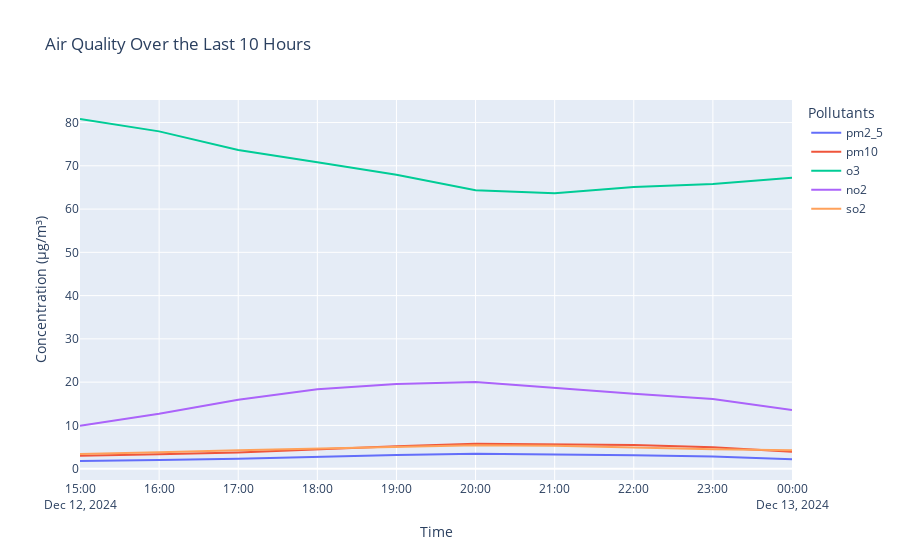

Write notebook code for a chart like this one.
### Markdown cell above
# -----------------------------------------------
# Section 5: Time Series Analysis
# -----------------------------------------------
# Interactive graph of pollutant levels over time

### Code cell
def plot_time_series(data):
    fig = px.line(
        data.reset_index(),
        x='timestamp',
        y=['pm2_5', 'pm10', 'o3', 'no2', 'so2'],
        title='Air Quality Over the Last 10 Hours',
        labels={'value': 'Concentration (µg/m³)', 'timestamp': 'Time'},
    )
    fig.update_layout(legend_title_text='Pollutants')
    fig.show()

plot_time_series(data)

### Figure 1 — Plotly figure (JSON) as saved in the notebook; plotly's stock layout.template omitted (floating-point values rounded to 4 significant figures)
{"data": [{"hovertemplate": "variable=pm2_5<br>Time=%{x}<br>Concentration (µg/m³)=%{y}<extra></extra>", "legendgroup": "pm2_5", "line": {"color": "#636efa", "dash": "solid"}, "marker": {"symbol": "circle"}, "mode": "lines", "name": "pm2_5", "orientation": "v", "showlegend": true, "type": "scatter", "x": ["2024-12-13T00:00:00", "2024-12-12T23:00:00", "2024-12-12T22:00:00", "2024-12-12T21:00:00", "2024-12-12T20:00:00", "2024-12-12T19:00:00", "2024-12-12T18:00:00", "2024-12-12T17:00:00", "2024-12-12T16:00:00", "2024-12-12T15:00:00"], "xaxis": "x", "y": [2.15, 2.8, 3.09, 3.25, 3.44, 3.14, 2.7, 2.3, 2.03, 1.77], "yaxis": "y"}, {"hovertemplate": "variable=pm10<br>Time=%{x}<br>Concentration (µg/m³)=%{y}<extra></extra>", "legendgroup": "pm10", "line": {"color": "#EF553B", "dash": "solid"}, "marker": {"symbol": "circle"}, "mode": "lines", "name": "pm10", "orientation": "v", "showlegend": true, "type": "scatter", "x": ["2024-12-13T00:00:00", "2024-12-12T23:00:00", "2024-12-12T22:00:00", "2024-12-12T21:00:00", "2024-12-12T20:00:00", "2024-12-12T19:00:00", "2024-12-12T18:00:00", "2024-12-12T17:00:00", "2024-12-12T16:00:00", "2024-12-12T15:00:00"], "xaxis": "x", "y": [3.88, 4.97, 5.48, 5.63, 5.78, 5.16, 4.38, 3.73, 3.34, 2.96], "yaxis": "y"}, {"hovertemplate": "variable=o3<br>Time=%{x}<br>Concentration (µg/m³)=%{y}<extra></extra>", "legendgroup": "o3", "line": {"color": "#00cc96", "dash": "solid"}, "marker": {"symbol": "circle"}, "mode": "lines", "name": "o3", "orientation": "v", "showlegend": true, "type": "scatter", "x": ["2024-12-13T00:00:00", "2024-12-12T23:00:00", "2024-12-12T22:00:00", "2024-12-12T21:00:00", "2024-12-12T20:00:00", "2024-12-12T19:00:00", "2024-12-12T18:00:00", "2024-12-12T17:00:00", "2024-12-12T16:00:00", "2024-12-12T15:00:00"], "xaxis": "x", "y": [67.23, 65.8, 65.09, 63.66, 64.37, 67.95, 70.81, 73.67, 77.96, 80.82], "yaxis": "y"}, {"hovertemplate": "variable=no2<br>Time=%{x}<br>Concentration (µg/m³)=%{y}<extra></extra>", "legendgroup": "no2", "line": {"color": "#ab63fa", "dash": "solid"}, "marker": {"symbol": "circle"}, "mode": "lines", "name": "no2", "orientation": "v", "showlegend": true, "type": "scatter", "x": ["2024-12-13T00:00:00", "2024-12-12T23:00:00", "2024-12-12T22:00:00", "2024-12-12T21:00:00", "2024-12-12T20:00:00", "2024-12-12T19:00:00", "2024-12-12T18:00:00", "2024-12-12T17:00:00", "2024-12-12T16:00:00", "2024-12-12T15:00:00"], "xaxis": "x", "y": [13.54, 16.11, 17.31, 18.68, 20.05, 19.54, 18.34, 15.94, 12.68, 9.94], "yaxis": "y"}, {"hovertemplate": "variable=so2<br>Time=%{x}<br>Concentration (µg/m³)=%{y}<extra></extra>", "legendgroup": "so2", "line": {"color": "#FFA15A", "dash": "solid"}, "marker": {"symbol": "circle"}, "mode": "lines", "name": "so2", "orientation": "v", "showlegend": true, "type": "scatter", "x": ["2024-12-13T00:00:00", "2024-12-12T23:00:00", "2024-12-12T22:00:00", "2024-12-12T21:00:00", "2024-12-12T20:00:00", "2024-12-12T19:00:00", "2024-12-12T18:00:00", "2024-12-12T17:00:00", "2024-12-12T16:00:00", "2024-12-12T15:00:00"], "xaxis": "x", "y": [4.23, 4.47, 4.89, 5.31, 5.42, 5.07, 4.71, 4.23, 3.79, 3.4], "yaxis": "y"}], "layout": {"legend": {"title": {"text": "Pollutants"}, "tracegroupgap": 0}, "title": {"text": "Air Quality Over the Last 10 Hours"}, "xaxis": {"anchor": "y", "domain": [0, 1], "title": {"text": "Time"}}, "yaxis": {"anchor": "x", "domain": [0, 1], "title": {"text": "Concentration (µg/m³)"}}}}
